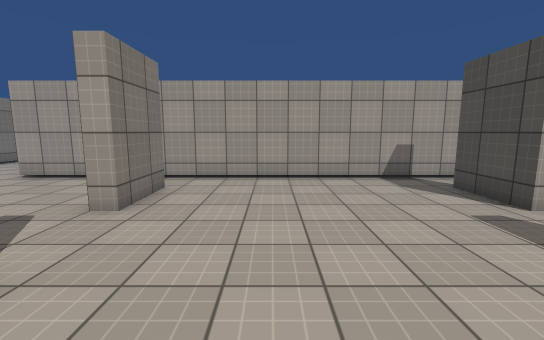
[1] (above)

23 first-person views from a walk through a scene from a Unity 3-D project. The camera is 1.5 m above the floor, tilts 8° down and sees 90° across. The floor is counted in squares, 1 m on a side. Each view is taken from the middle of a square. On the plan, view 1 faces up. The plan holds only what a view shows up to about 14 squares ahead; the rest is blank. The place goes on beyond the plan. The player is left out. Surface patterns are stand-ins for the level's own textures.

[2]
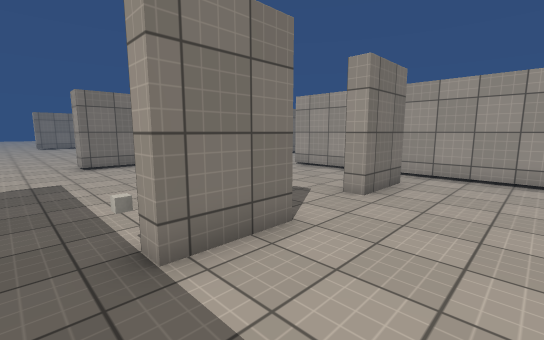

[3]
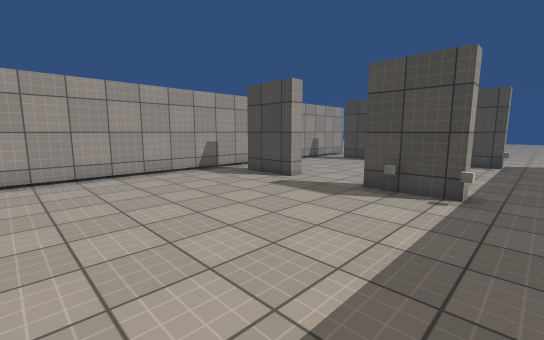

[4]
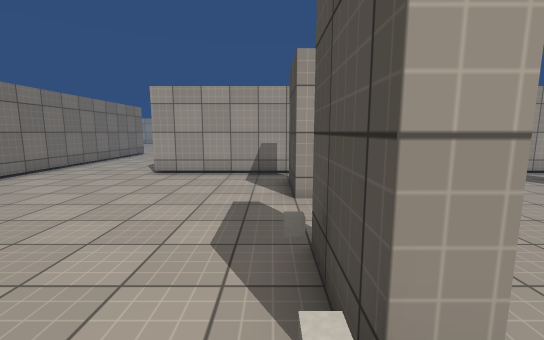

[5]
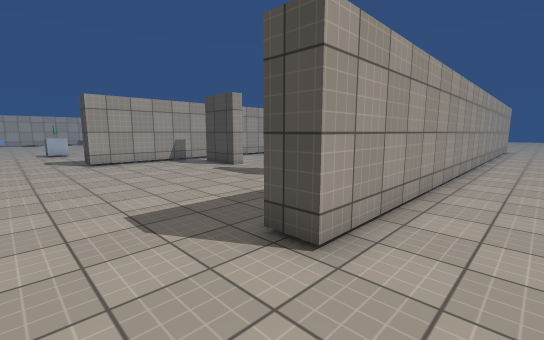

[6]
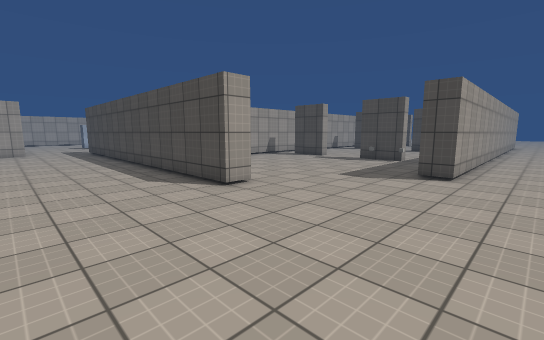

[7]
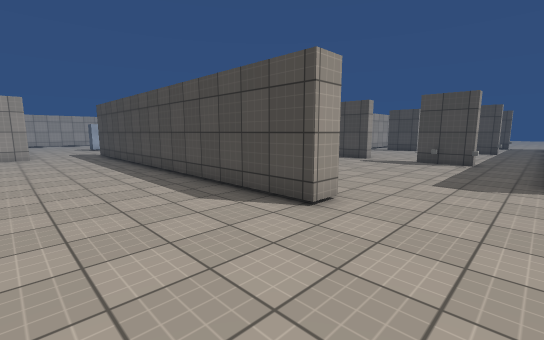

[8]
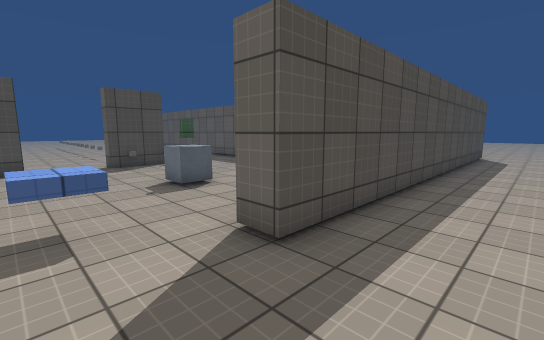

[9]
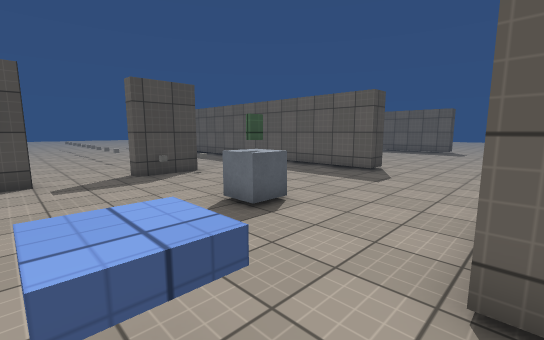

[10]
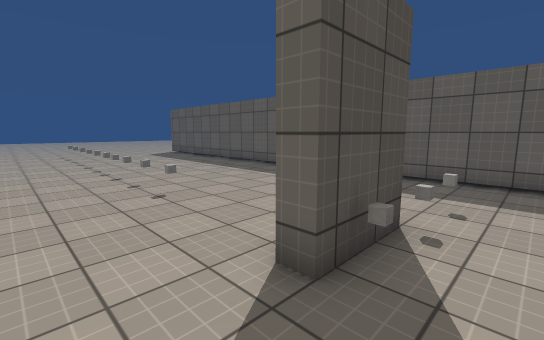

[11]
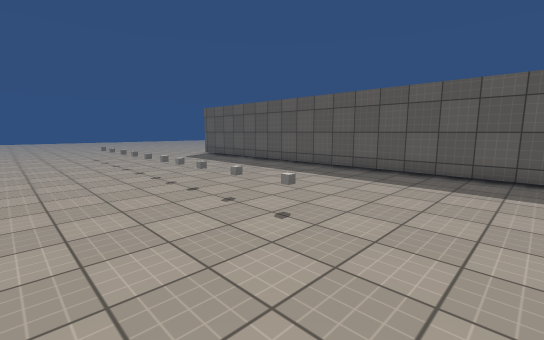

[12]
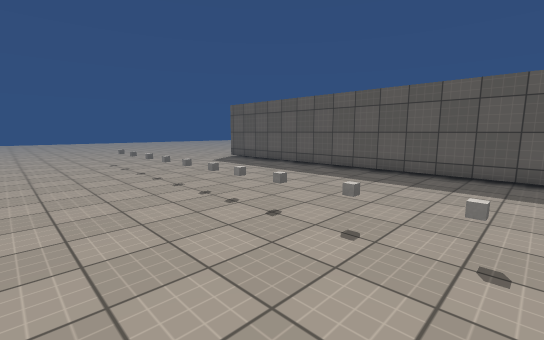

[13]
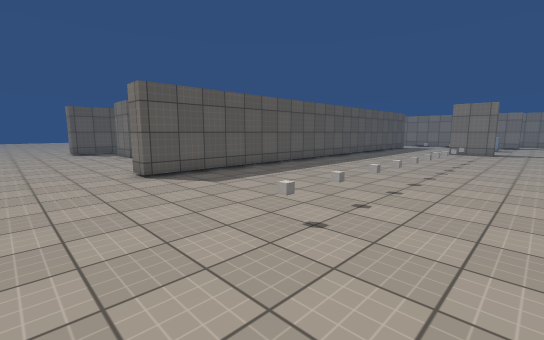

[14]
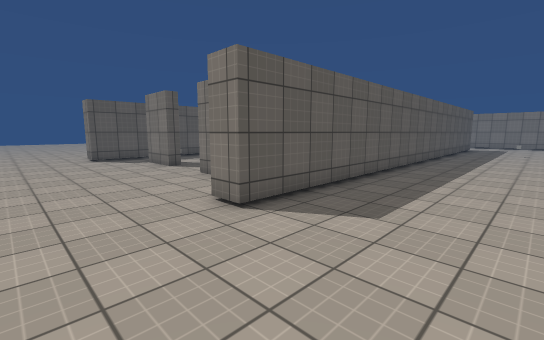

[15]
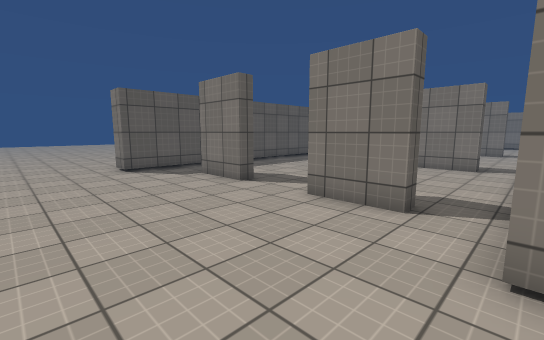

[16]
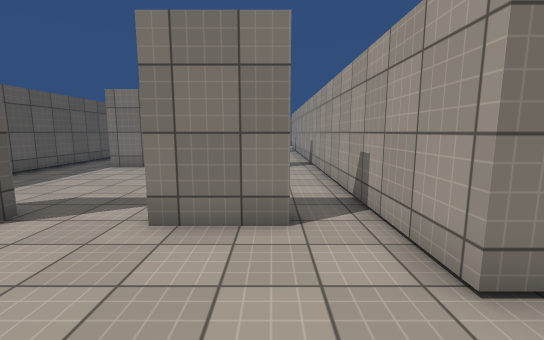

[17]
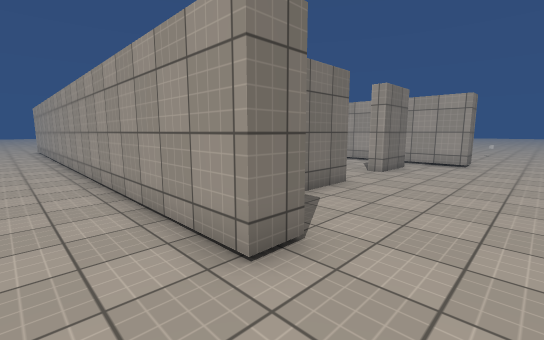

[18]
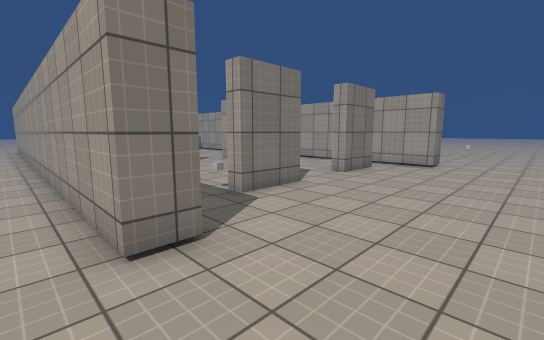

[19]
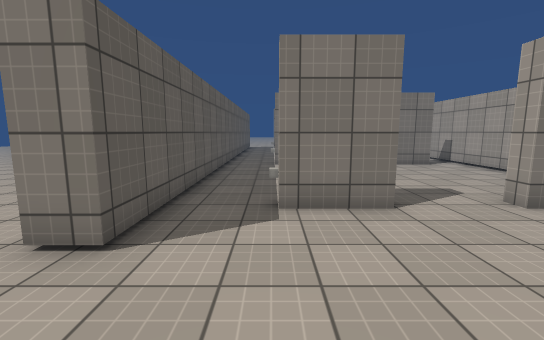

[20]
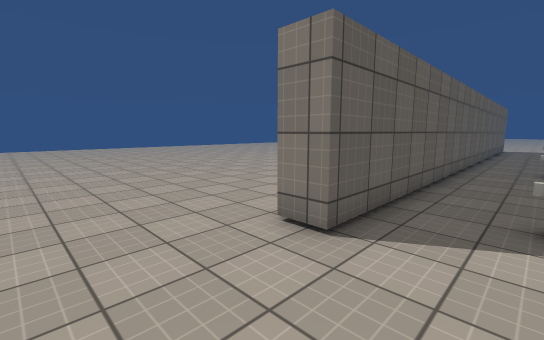

[21]
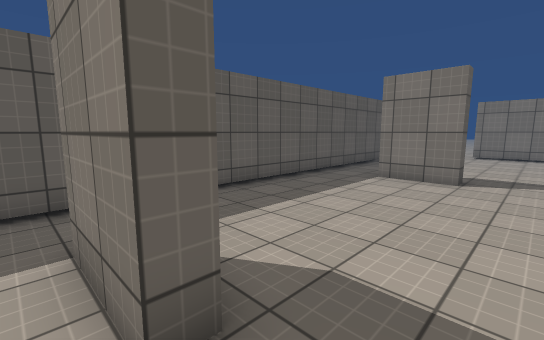

[22]
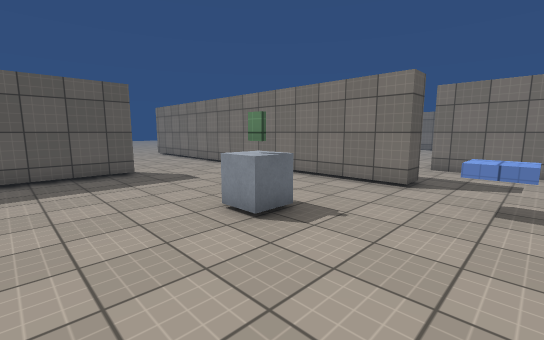

[23]
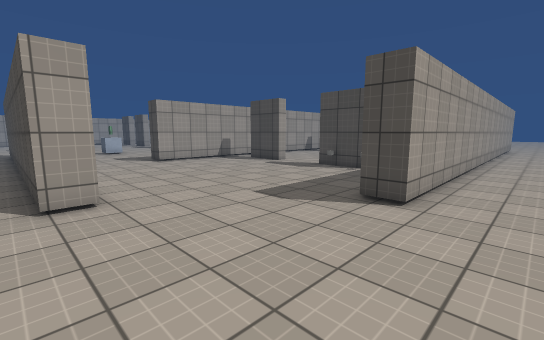

### Floor plan
Points are (right, up) in squares from view 1. A wall is a line through its corners. A room is listed if a view was taken in it or the views show most of it. See-through windows are left out.
Room 1 (views 1, 2, 3, 4, 5, 6, 7, 8, 9, 10, 11, 12, 13, 14, 15, 16, 17, 18, 19, 20, 21, 22, 23)
walls: (-2.9, 7.4) (-2.9, 5) (-3.5, 5) (-3.5, 7.4); (4.9, 7.3) (5.5, 7.3) (5.5, 5) (4.9, 5) (4.9, 7.3); (-2.9, 2.4) (-2.9, 0.1) (-3.5, 0.1) (-3.5, 2.4) (-2.9, 2.4); (-3.5, 14.5) (-3.5, 16.9) (-2.9, 16.9); (4.9, 2.4) (5.5, 2.4) (5.5, 0.1) (4.9, 0.1) (4.9, 2.4); (-8.3, 8.8) (-8.3, 9.8) (14.8, 9.8) (14.8, 8.8) (-8.3, 8.8); (12.1, 7.3) (12.8, 7.3) (12.8, 5) (12.1, 5); (-7.9, -2.1) (14.8, -2.1) (14.8, -3.1) (-8.3, -3.1) (-8.3, -2.1); (-12.7, 4.1) (-12.7, 1.2) (-13.6, 1.2) (-13.6, 17.5) (-12.7, 17.5) (-12.7, 7.5); (12.1, 2.4) (12.8, 2.4) (12.8, 0.1) (12.2, 0.1) (12.2, 1.2); (-17, 20.1) (-17, 16.9) (-18.1, 16.9)
low walls: (-11.8, 18.9) (-11.8, 20) (-10.8, 20) (-10.8, 18.9)
objects: cube (-9, 16) to (-8, 16); cube (-4, 0); cube (-4, 2); cube (-4, 13); cube (-4, 15); cube (-4, 16); cube (1, 16); cube (3, 16); other object (5, 16); other object (6, 16); other object (7, 16); other object (9, 16); other object (10, 16); other object (11, 16); other object (13, 16); cube (15, 16)

Positions as (right, up) in squares from view 1, and headings:
1: (0, 0), facing up
2: (0, -1), facing up-left
3: (-2, -1), facing up-right
4: (-4, -1), facing up
5: (-11, -5), facing up-right
6: (-18, -5), facing up-right
7: (-18, -2), facing up-right
8: (-16, 20), facing down-right
9: (-13, 20), facing down-right
10: (-5, 19), facing down-right
11: (-2, 20), facing down-right
12: (1, 20), facing down-right
13: (18, 19), facing down-left
14: (18, 14), facing down-left
15: (18, 9), facing down-left
16: (17, 7), facing left
17: (17, -5), facing up-left
18: (18, -4), facing up-left
19: (18, 0), facing left
20: (18, 0), facing down-left
21: (6, 4), facing down-left
22: (-5, 20), facing down-left
23: (-14, -5), facing up-right
